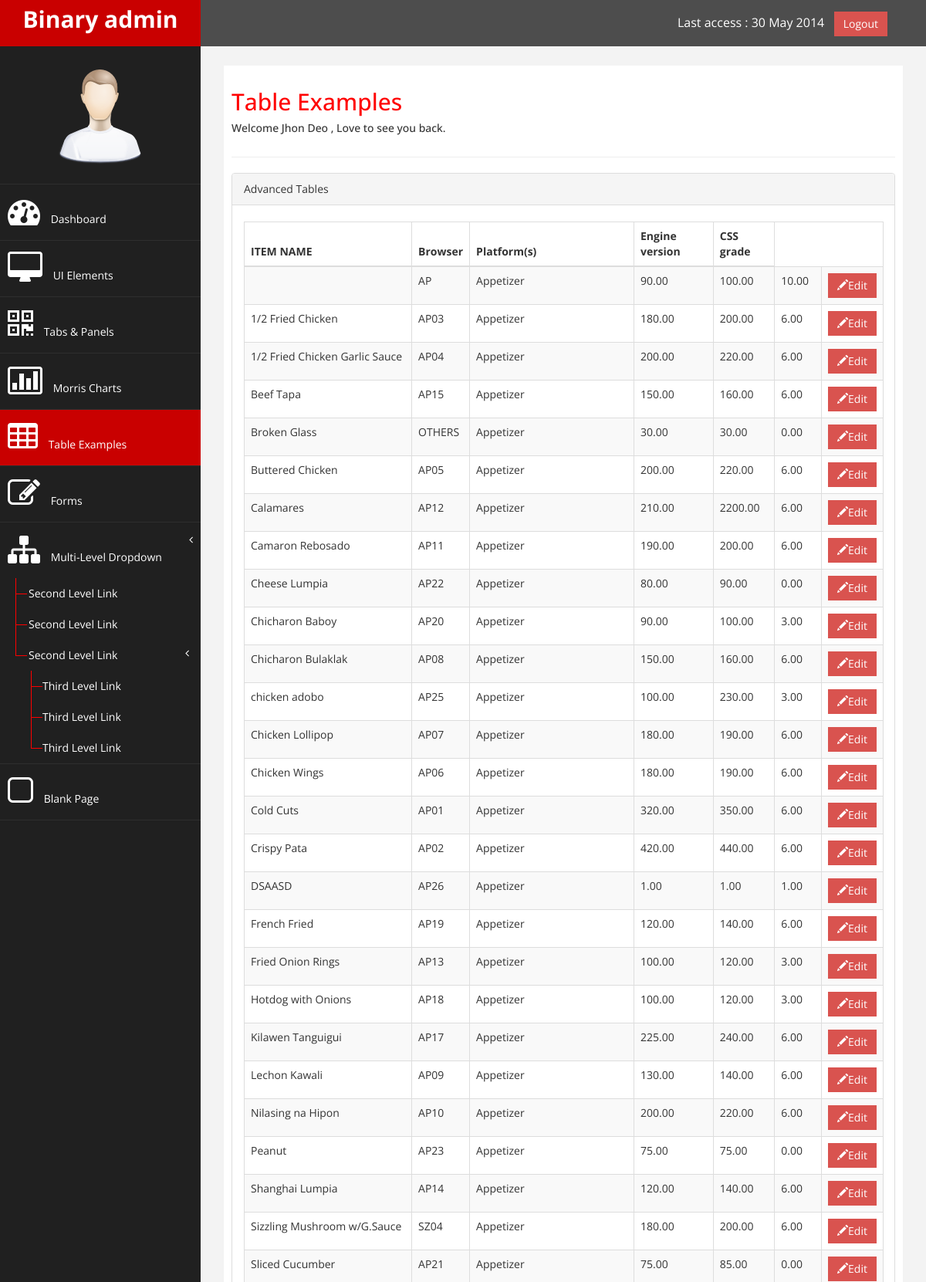
Page /admin/his.php (upper part) on the committed database.
### tables this page shows
CREATE TABLE IF NOT EXISTS `menu_db` (
  `menuitem_id` int(11) NOT NULL AUTO_INCREMENT,
  `name` varchar(255) DEFAULT NULL,
  `item_category` varchar(255) DEFAULT NULL,
  `item_happyprice` double(65,2) DEFAULT NULL,
  `item_regularprice` double(65,2) DEFAULT NULL,
  `item_availability` enum('not available','available') DEFAULT NULL,
  `code` varchar(255) DEFAULT NULL,
  `item_commission` double(65,2) DEFAULT NULL,
  `item_discount` double(65,2) DEFAULT NULL,
  PRIMARY KEY (`menuitem_id`),
  UNIQUE KEY `name` (`name`)
);

### admin/his.php (the view, shortened to what this page needs)
<!DOCTYPE html>
<html xmlns="http://www.w3.org/1999/xhtml">
<head>
    <link href="assets/css/bootstrap.css" rel="stylesheet" />
    <link href="assets/css/font-awesome.css" rel="stylesheet" />
    <link href="assets/css/custom.css" rel="stylesheet" />
    <link href="assets/js/dataTables/dataTables.bootstrap.css" rel="stylesheet" />
</head>
<body>
    <div id="wrapper">
        <nav class="navbar navbar-default navbar-cls-top " role="navigation" style="margin-bottom: 0">
            <div class="navbar-header">
                <a class="navbar-brand" href="index.html">Binary admin</a>
            </div>
  <div style="color: white;
padding: 15px 50px 5px 50px;
float: right;
font-size: 16px;"> Last access : 30 May 2014 &nbsp; <a href="#" class="btn btn-danger square-btn-adjust">Logout</a> </div>
        </nav>
                <nav class="navbar-default navbar-side" role="navigation">
            <div class="sidebar-collapse">
                <ul class="nav" id="main-menu">
				<li class="text-center">
                    <img src="assets/img/find_user.png" class="user-image img-responsive"/>
					</li>
                    <li>
                        <a  href="index.html"><i class="fa fa-dashboard fa-3x"></i> Dashboard</a>
                    </li>
                   <li>
                        <a  href="ui.html"><i class="fa fa-desktop fa-3x"></i> UI Elements</a>
                    </li>
                    <li>
                        <a  href="tab-panel.html"><i class="fa fa-qrcode fa-3x"></i> Tabs & Panels</a>
                    </li>
						   <li  >
                        <a  href="chart.html"><i class="fa fa-bar-chart-o fa-3x"></i> Morris Charts</a>
                    </li>
                      <li  >
                        <a class="active-menu"  href="table.html"><i class="fa fa-table fa-3x"></i> Table Examples</a>
                    </li>
                    <li  >
                        <a  href="form.html"><i class="fa fa-edit fa-3x"></i> Forms </a>
                    </li>
                    <li>
                        <a href="#"><i class="fa fa-sitemap fa-3x"></i> Multi-Level Dropdown<span class="fa arrow"></span></a>
                        <ul class="nav nav-second-level">
                            <li>
                                <a href="#">Second Level Link</a>
                            </li>
                            <li>
                                <a href="#">Second Level Link</a>
                            </li>
                            <li>
                                <a href="#">Second Level Link<span class="fa arrow"></span></a>
                                <ul class="nav nav-third-level">
                                    <li>
                                        <a href="#">Third Level Link</a>
                                    </li>
                                    <li>
                                        <a href="#">Third Level Link</a>
                                    </li>
                                    <li>
                                        <a href="#">Third Level Link</a>
                                    </li>
                                </ul>
                            </li>
                        </ul>
                      </li>
                  <li  >
                        <a   href="blank.html"><i class="fa fa-square-o fa-3x"></i> Blank Page</a>
                    </li>
                </ul>
            </div>
        </nav>
        <div id="page-wrapper" >
            <div id="page-inner">
                <div class="row">
                    <div class="col-md-12">
                     <h2>Table Examples</h2>
                        <h5>Welcome Jhon Deo , Love to see you back. </h5>
                    </div>
                </div>
                 <hr />
            <div class="row">
                <div class="col-md-12">
                    <div class="panel panel-default">
                        <div class="panel-heading">
                             Advanced Tables
                        </div>
                        <div class="panel-body">
                            <div class="table-responsive">
                                <table class="table table-striped table-bordered table-hover" id="dataTables-example">
                                    <thead>
                                        <tr>
                                            <th>ITEM NAME</th>
                                            <th>Browser</th>
                                            <th>Platform(s)</th>
                                            <th>Engine version</th>
                                            <th>CSS grade</th>
                                        </tr>
                                    </thead>
                                    <tbody>
                                     <?php
                if(isset($_REQUEST["search_submit"])){
                    $index = 0;
                    $time = $_REQUEST[""];
                    $stmt = $dbase->getMenu($name);
                    mysqli_stmt_bind_result($stmt,$name,$code,$item_category,$item_happyprice, $item_regularprice);
                    while(mysqli_stmt_fetch($stmt)){
                        $index++
                        ?>
                        <tr>
                            <td><?php echo $name; ?> </td>
                            <td><?php echo $code; ?></td>
                            <td><?php echo $item_category; ?></td>
                            <td><?php echo $item_happyprice; ?></td>
                            <td><?php echo $item_regularprice; ?></td>
                        </tr>
                    <?php
                    }
                    ?>
                <?php
                }
                    else{
                        $connection=mysqli_connect("localhost","root","","aml_db");
                            $result = mysqli_query($connection,"SELECT * FROM menu_db order by item_category,name");
                            while($row = mysqli_fetch_array($result))
                         {
                    ?>
                    <tr>
                        <td> <?php echo $row['name']; ?></td>
                          <td> <?php echo $row['code']; ?></td>
                          <td> <?php echo $row['item_category']; ?></td>
                        <td> <?php echo $row['item_happyprice']; ?></td>
                        <td> <?php echo $row['item_regularprice']; ?></td>
                        <td> <?php echo $row['item_commission']; ?></td>
                         <?php
                         echo "<td>";
  echo  " <a class='btn btn-danger square-btn-adjust' href=\"editMenu.php? menuitem_id=".$row['menuitem_id']. "\">
            <span class='glyphicon glyphicon-pencil'></span>";
            echo "Edit";
    echo "</td>";
            ?>
                    </tr>
                    <?php
                }
                    }
                    ?>
                                    </tbody>
                                </table>
                            </div>
                        </div>
                    </div>
                </div>
            </div>
        </div>
    </div>
            </div>
</body>
</html>

### admin/assets/css/custom.css (style rules this page uses)
body { font-family: 'Open Sans', sans-serif; }
#wrapper { width: 100%; background:#202020; }
#page-wrapper { padding: 15px 15px; min-height: 600px; background:#F3F3F3; }
#page-inner { width:100%; margin:10px 20px 10px 0px; background-color:#fff!important; padding:10px; min-height:1200px; }
.text-center { text-align:center; }
h2 { color: #f00; }
.square-btn-adjust { border: 0px solid transparent; -webkit-border-radius: 0px; -moz-border-radius: 0px; border-radius: 0px; }
.user-image { margin: 25px auto; -webkit-border-radius: 10px; -moz-border-radius: 10px; border-radius: 10px; max-height:170px; max-width:170px; }
.navbar-cls-top .navbar-brand { color: #fff; background: #C90000; width: 260px; text-align: center; height: 60px; font-size: 30px; font-weight: 700; }
.active-menu { background-color:#C90000!important; }
.arrow { float: right; }
.fa.arrow:before { content: "\f104"; }
.nav-second-level li, .nav-third-level li { border-bottom: none !important; }
.nav-second-level li a { padding-left: 37px; }
.nav-third-level li a { padding-left: 55px; }
.sidebar-collapse , .sidebar-collapse .nav { background:none; }
.sidebar-collapse .nav { padding:0; }
.sidebar-collapse .nav > li > a { color:#fff; background:#202020; text-shadow:none; }
.sidebar-collapse > .nav > li > a { padding:15px 10px; }
.sidebar-collapse > .nav > li { border-bottom: 1px solid rgba(107, 108, 109, 0.19); }
.nav-second-level > li > a:before , .nav-third-level > li > a:before { content:""; display:block; position:absolute; left:20px; width:15px; height:1px; background:#ff0000; top:20px; }
.nav-second-level > li > a:after, .nav-third-level > li > a:after { content:""; display:block; position:absolute; left:20px; width:1px; height:100%; background:#ff0000; top:0px; z-index:10; }
.nav-second-level > li:last-child > a:after, .nav-third-level > li:last-child > a:after { height:50%; }
.nav-third-level > li > a:after, .nav-third-level > li > a:before { left:40px; }
.navbar-side { border:none; background-color: #202020; }
.navbar-cls-top { background:#4D4D4D; border-bottom:none; }
.navbar-default { border:0px solid black; }
.navbar-header { background: #A70303; }
.nav > li > a > i { margin-right:10px; }
@media (min-width:768px) { #page-wrapper { margin: 0 0 0 260px; padding: 15px 30px; min-height: 1200px; } }
@media (min-width:768px) { .navbar-side { z-index: 1; position: absolute; width: 260px; } }
@media (min-width:768px) { .navbar { border-radius: 0px; } }

### rows in the picture
menu_db: code "AP", item_category "Appetizer", item_happyprice "90.00", item_regularprice "100.00", item_commission "10.00"
menu_db: name "1/2 Fried Chicken", code "AP03", item_category "Appetizer", item_happyprice "180.00", item_regularprice "200.00", item_commission "6.00"
menu_db: name "1/2 Fried Chicken Garlic Sauce", code "AP04", item_category "Appetizer", item_happyprice "200.00", item_regularprice "220.00", item_commission "6.00"
menu_db: name "Beef Tapa", code "AP15", item_category "Appetizer", item_happyprice "150.00", item_regularprice "160.00", item_commission "6.00"
menu_db: name "Broken Glass", code "OTHERS", item_category "Appetizer", item_happyprice "30.00", item_regularprice "30.00", item_commission "0.00"
menu_db: name "Buttered Chicken", code "AP05", item_category "Appetizer", item_happyprice "200.00", item_regularprice "220.00", item_commission "6.00"
menu_db: name "Calamares", code "AP12", item_category "Appetizer", item_happyprice "210.00", item_regularprice "2200.00", item_commission "6.00"
menu_db: name "Camaron Rebosado", code "AP11", item_category "Appetizer", item_happyprice "190.00", item_regularprice "200.00", item_commission "6.00"
menu_db: name "Cheese Lumpia", code "AP22", item_category "Appetizer", item_happyprice "80.00", item_regularprice "90.00", item_commission "0.00"
menu_db: name "Chicharon Baboy", code "AP20", item_category "Appetizer", item_happyprice "90.00", item_regularprice "100.00", item_commission "3.00"
menu_db: name "Chicharon Bulaklak", code "AP08", item_category "Appetizer", item_happyprice "150.00", item_regularprice "160.00", item_commission "6.00"
menu_db: name "chicken adobo", code "AP25", item_category "Appetizer", item_happyprice "100.00", item_regularprice "230.00", item_commission "3.00"
menu_db: name "Chicken Lollipop", code "AP07", item_category "Appetizer", item_happyprice "180.00", item_regularprice "190.00", item_commission "6.00"
menu_db: name "Chicken Wings", code "AP06", item_category "Appetizer", item_happyprice "180.00", item_regularprice "190.00", item_commission "6.00"
menu_db: name "Cold Cuts", code "AP01", item_category "Appetizer", item_happyprice "320.00", item_regularprice "350.00", item_commission "6.00"
menu_db: name "Crispy Pata", code "AP02", item_category "Appetizer", item_happyprice "420.00", item_regularprice "440.00", item_commission "6.00"
menu_db: name "DSAASD", code "AP26", item_category "Appetizer", item_happyprice "1.00", item_regularprice "1.00", item_commission "1.00"
menu_db: name "French Fried", code "AP19", item_category "Appetizer", item_happyprice "120.00", item_regularprice "140.00", item_commission "6.00"
menu_db: name "Fried Onion Rings", code "AP13", item_category "Appetizer", item_happyprice "100.00", item_regularprice "120.00", item_commission "3.00"
menu_db: name "Hotdog with Onions", code "AP18", item_category "Appetizer", item_happyprice "100.00", item_regularprice "120.00", item_commission "3.00"
menu_db: name "Kilawen Tanguigui", code "AP17", item_category "Appetizer", item_happyprice "225.00", item_regularprice "240.00", item_commission "6.00"
menu_db: name "Lechon Kawali", code "AP09", item_category "Appetizer", item_happyprice "130.00", item_regularprice "140.00", item_commission "6.00"
menu_db: name "Nilasing na Hipon", code "AP10", item_category "Appetizer", item_happyprice "200.00", item_regularprice "220.00", item_commission "6.00"
menu_db: name "Peanut", code "AP23", item_category "Appetizer", item_happyprice "75.00", item_regularprice "75.00", item_commission "0.00"
menu_db: name "Shanghai Lumpia", code "AP14", item_category "Appetizer", item_happyprice "120.00", item_regularprice "140.00", item_commission "6.00"
menu_db: name "Sizzling Mushroom w/G.Sauce", code "SZ04", item_category "Appetizer", item_happyprice "180.00", item_regularprice "200.00", item_commission "6.00"
menu_db: name "Sliced Cucumber", code "AP21", item_category "Appetizer", item_happyprice "75.00", item_regularprice "85.00", item_commission "0.00"
